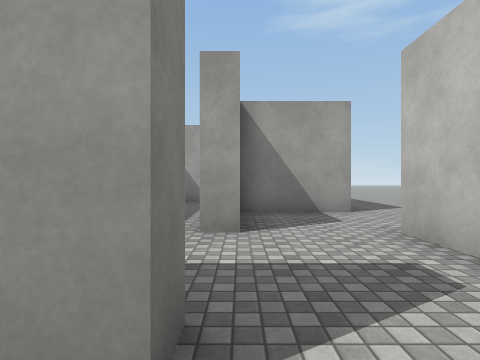
view 1 (above)

16 first-person views from a walk through a Unity game level. The camera is 1.3 m above the floor, looks level and sees 80° across. The floor is counted in squares, 2 m on a side. Each view is taken from the middle of a square. On the plan, view 1 faces up. The plan holds only what a view shows up to about 9 squares ahead; the rest is blank. The place goes on beyond the plan. The player character is not drawn. Surface patterns are stand-ins for the level's own textures.

view 2
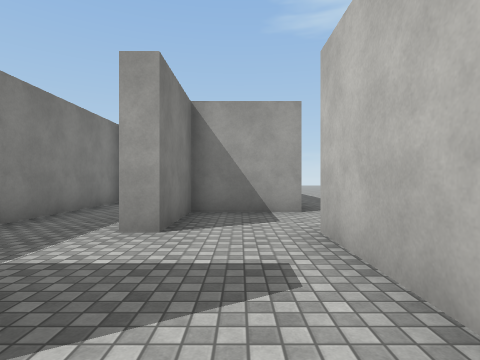

view 3
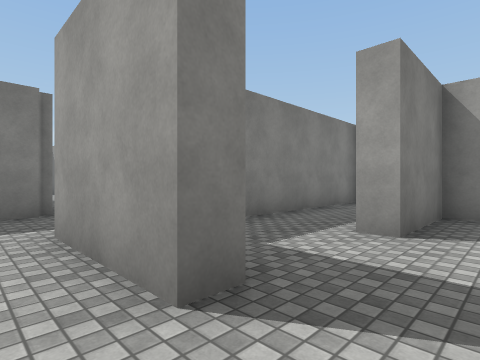

view 4
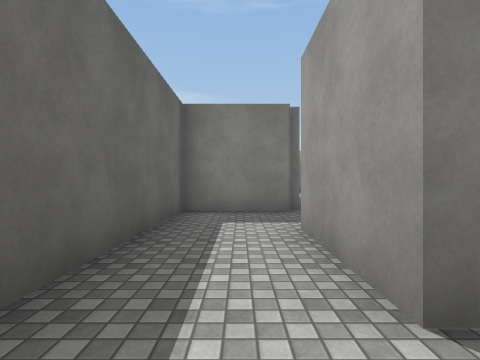

view 5
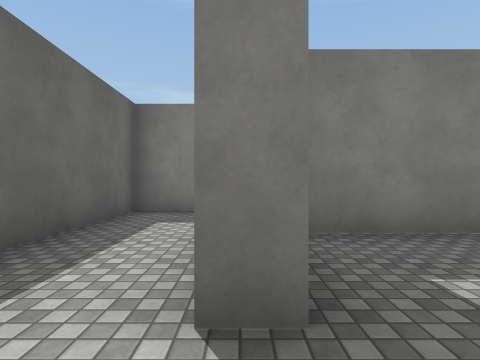

view 6
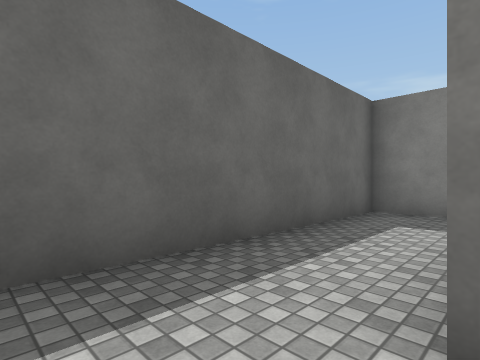

view 7
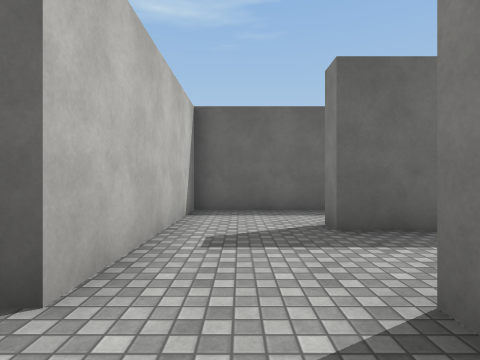

view 8
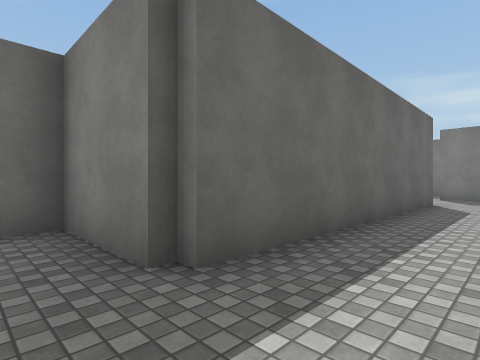

view 9
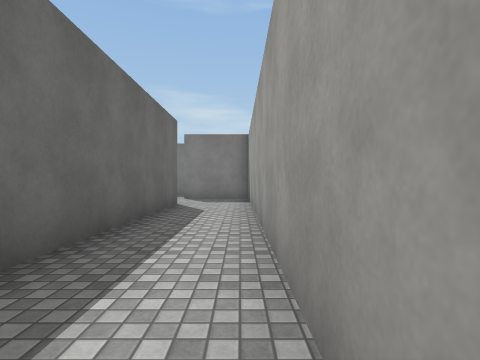

view 10
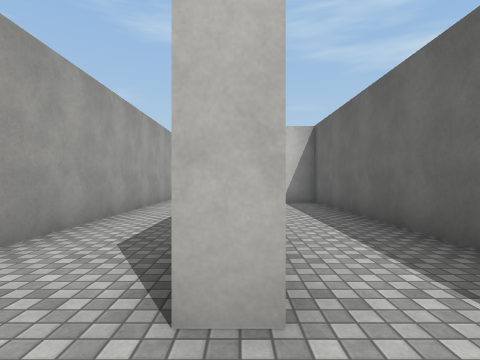

view 11
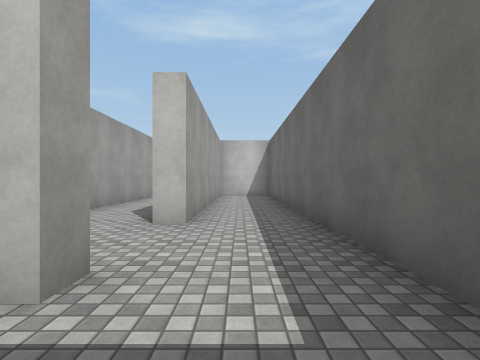

view 12
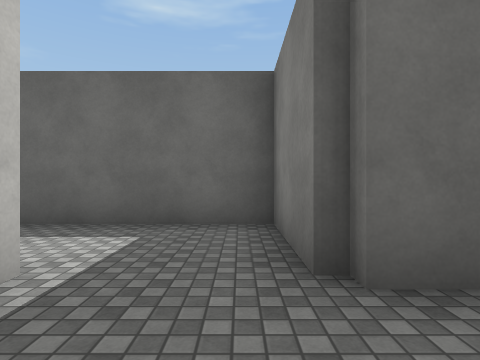

view 13
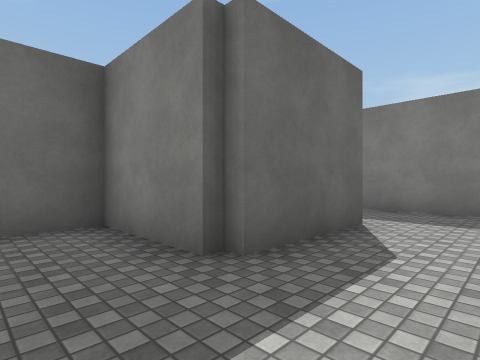

view 14
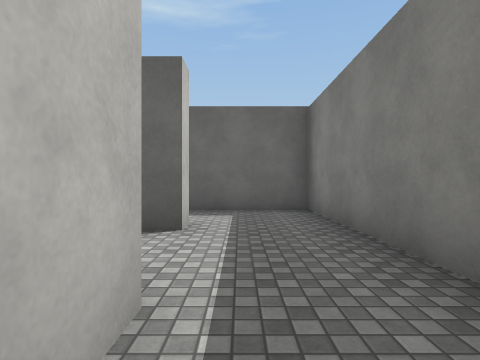

view 15
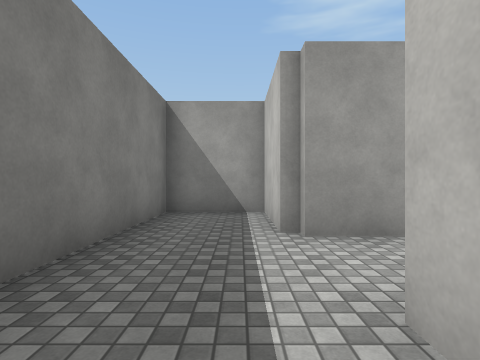

view 16
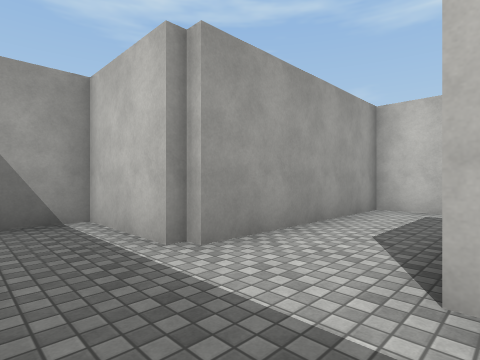

### Floor plan
Points are (right, up) in squares from view 1. A wall is a line through its corners. A room is listed if a view was taken in it or the views show most of it. See-through windows are left out.
Room 1 (views 1, 2, 3, 4, 5, 6)
walls: (-0.2, 1.3) (-0.2, 0.8) (-2.8, 0.8); (-5, 1.3) (-5, -1.2) (2, -1.2) (2, 1.4)
ways out: opening at (0.5, 1) to room 2; opening at (-4, 1) to room 3
Room 2 (view 7)
walls: (-1.6, 1.3) (-0.2, 1.3); (2.2, 5.8) (0, 5.8) (0, 3.6) (-0.5, 3.6); (2, 1.4) (2, 3.6); (-1.1, 8.3) (-1.6, 8.3); (-2.5, 8.2) (-2.5, 1.8)
ways out: opening at (0.5, 1) to room 1; opening at (2, 4.5)
Room 3 (views 8, 9, 10)
walls: (-8.1, 0.8) (-12.7, 0.8) (-12.7, 1.3) (-5, 1.3); (-15, 2.1) (-15, 1) (-15.5, 1); (-5, 3.3) (-13.5, 3.3); (-15.5, -1.2) (-5.5, -1.2)
ways out: opening at (-4, 1) to room 1; opening at (-15, 0.5) to room 4
Room 4 (views 11, 12, 13, 14, 16)
walls: (-20.2, 0.8) (-20.2, 1.3) (-17.5, 1.3) (-17.5, -1.2) (-15.5, -1.2); (-20.5, 3.5) (-20.5, 5.8) (-22.5, 5.8) (-22.5, 0.5); (-15.5, 1) (-15.5, 3.3) (-20.2, 3.3)
ways out: opening at (-15, 0.5) to room 3; opening at (-21.5, 1) to room 5
Room 5 (view 15)
walls: (-22.5, 0.5) (-22.5, -1.2) (-19.9, -1.2)
ways out: opening at (-21.5, 1) to room 4

Positions as (right, up) in squares from view 1, and headings:
1: (0, 0), facing up
2: (1, 0), facing up
3: (1, 0), facing up-left
4: (1, 0), facing left
5: (1, 1), facing left
6: (1, 1), facing down-left
7: (1, 5), facing down
8: (-4, 3), facing down-left
9: (-5, 3), facing left
10: (-14, 1), facing right
11: (-17, 0), facing right
12: (-17, 3), facing down
13: (-16, 3), facing down-left
14: (-21, 5), facing down
15: (-21, 0), facing up
16: (-22, 1), facing up-right
